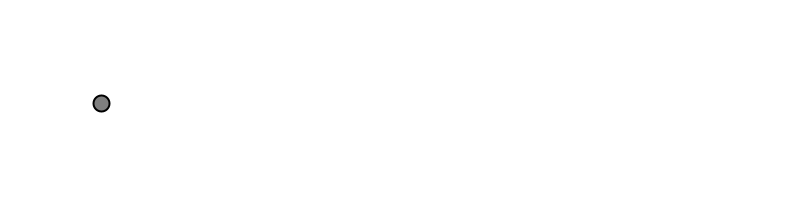
Frame 1 (no input)
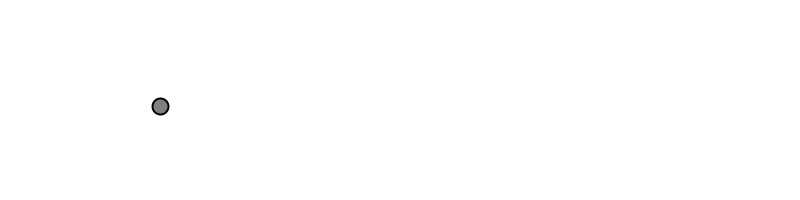
Frame 60 (the mouse pressed at the canvas centre just before this capture)
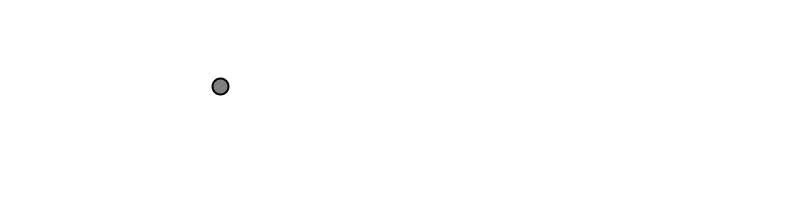
Frame 120 (the mouse held since frame 60 and released just before this capture)

The Processing sketch that drew these frames (run headless with seeded random() and noise(); from frame 60 on, the mouse is pressed at the canvas centre):

// Processing sketch: NOC_1_1_bouncingball_novectors
// ── NOC_1_1_bouncingball_novectors.pde
// The Nature of Code
// Daniel Shiffman
// http://natureofcode.com

// Example 1-1: Bouncing Ball, no vectors
float x = 100;
float y = 100;
float xspeed = 1;
float yspeed = 3.3;

void setup() {
  size(800, 200);
  smooth();
}

void draw() {
  background(255);


  // Add the current speed to the position.
  x = x + xspeed;
  y = y + yspeed;

  if ((x > width) || (x < 0)) {
    xspeed = xspeed * -1;
  }
  if ((y > height) || (y < 0)) {
    yspeed = yspeed * -1;
  }


  // Display circle at x position
  stroke(0);
  strokeWeight(2);
  fill(127);
  ellipse(x, y, 16, 16);
}
